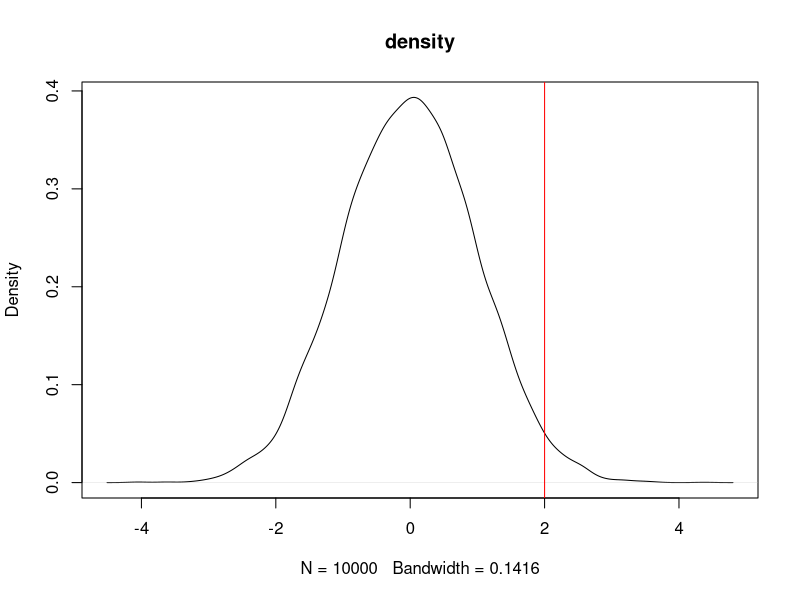

The R source for this figure:

vals = rnorm(10000,0,1)



plot(main = "density",density(vals))
abline(v=2,col="red")



print(paste("Area to the left of x=2",pnorm(2,0,1)))
print(paste("Area to the right of x=2",1-pnorm(2,0,1)))
print(paste("90th Quantile: x value that has 97.72% to the left",qnorm(0.9772,0,1)))



print(paste("Area to the left of x=3",pchisq(3,33)))

